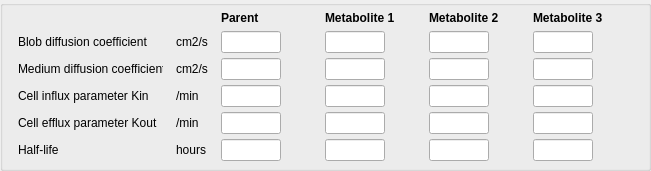
           <widget class="QGroupBox" name="groupBox_Drug_GB1">
            <property name="geometry">
             <rect>
              <x>10</x>
              <y>10</y>
              <width>651</width>
              <height>171</height>
             </rect>
            </property>
            <property name="title">
             <string/>
            </property>
            <widget class="QWidget" name="gridLayoutWidget_11">
             <property name="geometry">
              <rect>
               <x>10</x>
               <y>10</y>
               <width>631</width>
               <height>151</height>
              </rect>
             </property>
             <layout class="QGridLayout" name="gridLayout_GL13">
              <property name="spacing">
               <number>5</number>
              </property>
              <item row="0" column="4">
               <widget class="QLabel" name="alabel_3">
                <property name="minimumSize">
                 <size>
                  <width>91</width>
                  <height>0</height>
                 </size>
                </property>
                <property name="maximumSize">
                 <size>
                  <width>70</width>
                  <height>16777215</height>
                 </size>
                </property>
                <property name="font">
                 <font>
                  <weight>75</weight>
                  <bold>true</bold>
                 </font>
                </property>
                <property name="text">
                 <string>Metabolite 2</string>
                </property>
                <property name="alignment">
                 <set>Qt::AlignLeading|Qt::AlignLeft|Qt::AlignVCenter</set>
                </property>
               </widget>
              </item>
              <item row="0" column="3">
               <widget class="QLabel" name="alabel_metab1_3">
                <property name="minimumSize">
                 <size>
                  <width>91</width>
                  <height>0</height>
                 </size>
                </property>
                <property name="maximumSize">
                 <size>
                  <width>70</width>
                  <height>16777215</height>
                 </size>
                </property>
                <property name="font">
                 <font>
                  <weight>75</weight>
                  <bold>true</bold>
                 </font>
                </property>
                <property name="text">
                 <string>Metabolite 1</string>
                </property>
                <property name="alignment">
                 <set>Qt::AlignLeading|Qt::AlignLeft|Qt::AlignVCenter</set>
                </property>
               </widget>
              </item>
              <item row="0" column="2">
               <widget class="QLabel" name="alabel_parent_3">
                <property name="minimumSize">
                 <size>
                  <width>91</width>
                  <height>0</height>
                 </size>
                </property>
                <property name="maximumSize">
                 <size>
                  <width>80</width>
                  <height>16777215</height>
                 </size>
                </property>
                <property name="font">
                 <font>
                  <weight>75</weight>
                  <bold>true</bold>
                 </font>
                </property>
                <property name="text">
                 <string>Parent</string>
                </property>
                <property name="alignment">
                 <set>Qt::AlignLeading|Qt::AlignLeft|Qt::AlignVCenter</set>
                </property>
               </widget>
              </item>
              <item row="1" column="4">
               <widget class="QLineEdit" name="line_METAB2_0">
                <property name="minimumSize">
                 <size>
                  <width>60</width>
                  <height>0</height>
                 </size>
                </property>
                <property name="maximumSize">
                 <size>
                  <width>45</width>
                  <height>16777215</height>
                 </size>
                </property>
               </widget>
              </item>
              <item row="1" column="3">
               <widget class="QLineEdit" name="line_METAB1_0">
                <property name="minimumSize">
                 <size>
                  <width>60</width>
                  <height>0</height>
                 </size>
                </property>
                <property name="maximumSize">
                 <size>
                  <width>45</width>
                  <height>16777215</height>
                 </size>
                </property>
               </widget>
              </item>
              <item row="1" column="2">
               <widget class="QLineEdit" name="line_PARENT_0">
                <property name="sizePolicy">
                 <sizepolicy hsizetype="Expanding" vsizetype="Fixed">
                  <horstretch>0</horstretch>
                  <verstretch>0</verstretch>
                 </sizepolicy>
                </property>
                <property name="minimumSize">
                 <size>
                  <width>60</width>
                  <height>0</height>
                 </size>
                </property>
                <property name="maximumSize">
                 <size>
                  <width>45</width>
                  <height>16777215</height>
                 </size>
                </property>
                <property name="baseSize">
                 <size>
                  <width>0</width>
                  <height>0</height>
                 </size>
                </property>
                <property name="layoutDirection">
                 <enum>Qt::LeftToRight</enum>
                </property>
                <property name="text">
                 <string/>
                </property>
                <property name="alignment">
                 <set>Qt::AlignRight|Qt::AlignTrailing|Qt::AlignVCenter</set>
                </property>
               </widget>
              </item>
              <item row="1" column="1">
               <widget class="QLabel" name="units_diffcoef_7">
                <property name="maximumSize">
                 <size>
                  <width>32</width>
                  <height>16777215</height>
                 </size>
                </property>
                <property name="text">
                 <string>cm2/s</string>
                </property>
               </widget>
              </item>
              <item row="1" column="0">
               <widget class="QMyLabel" name="infolabel_PARENT_0">
                <property name="minimumSize">
                 <size>
                  <width>145</width>
                  <height>0</height>
                 </size>
                </property>
                <property name="maximumSize">
                 <size>
                  <width>145</width>
                  <height>16777215</height>
                 </size>
                </property>
                <property name="text">
                 <string>Blob diffusion coefficient</string>
                </property>
               </widget>
              </item>
              <item row="2" column="2">
               <widget class="QLineEdit" name="line_PARENT_1">
                <property name="minimumSize">
                 <size>
                  <width>60</width>
                  <height>0</height>
                 </size>
                </property>
                <property name="maximumSize">
                 <size>
                  <width>45</width>
                  <height>16777215</height>
                 </size>
                </property>
                <property name="alignment">
                 <set>Qt::AlignRight|Qt::AlignTrailing|Qt::AlignVCenter</set>
                </property>
               </widget>
              </item>
              <item row="2" column="1">
               <widget class="QLabel" name="units_diffcoef_8">
                <property name="maximumSize">
                 <size>
                  <width>32</width>
                  <height>16777215</height>
                 </size>
                </property>
                <property name="text">
                 <string>cm2/s</string>
                </property>
               </widget>
              </item>
              <item row="2" column="0">
               <widget class="QMyLabel" name="infolabel_PARENT_1">
                <property name="maximumSize">
                 <size>
                  <width>145</width>
                  <height>16777215</height>
                 </size>
                </property>
                <property name="text">
                 <string>Medium diffusion coefficient</string>
                </property>
               </widget>
              </item>
              <item row="3" column="2">
               <widget class="QLineEdit" name="line_PARENT_2">
                <property name="minimumSize">
                 <size>
                  <width>60</width>
                  <height>0</height>
                 </size>
                </property>
                <property name="maximumSize">
                 <size>
                  <width>45</width>
                  <height>16777215</height>
                 </size>
                </property>
                <property name="alignment">
                 <set>Qt::AlignRight|Qt::AlignTrailing|Qt::AlignVCenter</set>
                </property>
               </widget>
              </item>
              <item row="3" column="0">
               <widget class="QMyLabel" name="infolabel_PARENT_2">
                <property name="maximumSize">
                 <size>
                  <width>145</width>
                  <height>16777215</height>
                 </size>
                </property>
                <property name="text">
                 <string>Cell influx parameter Kin</string>
                </property>
               </widget>
              </item>
              <item row="5" column="2">
               <widget class="QLineEdit" name="line_PARENT_4">
                <property name="enabled">
                 <bool>true</bool>
                </property>
                <property name="minimumSize">
                 <size>
                  <width>60</width>
                  <height>0</height>
                 </size>
                </property>
                <property name="maximumSize">
                 <size>
                  <width>45</width>
                  <height>16777215</height>
                 </size>
                </property>
                <property name="alignment">
                 <set>Qt::AlignRight|Qt::AlignTrailing|Qt::AlignVCenter</set>
                </property>
               </widget>
              </item>
              <item row="5" column="1">
               <widget class="QLabel" name="units_halflife_3">
                <property name="minimumSize">
                 <size>
                  <width>32</width>
                  <height>0</height>
                 </size>
                </property>
                <property name="maximumSize">
                 <size>
                  <width>32</width>
                  <height>16777215</height>
                 </size>
                </property>
                <property name="text">
                 <string>hours     </string>
                </property>
               </widget>
              </item>
              <item row="5" column="0">
               <widget class="QMyLabel" name="infolabel_PARENT_4">
                <property name="maximumSize">
                 <size>
                  <width>145</width>
                  <height>16777215</height>
                 </size>
                </property>
                <property name="font">
                 <font>
                  <weight>50</weight>
                  <bold>false</bold>
                 </font>
                </property>
                <property name="text">
                 <string>Half-life</string>
                </property>
               </widget>
              </item>
              <item row="4" column="0">
               <widget class="QMyLabel" name="infolabel_PARENT_3">
                <property name="maximumSize">
                 <size>
                  <width>145</width>
                  <height>16777215</height>
                 </size>
                </property>
                <property name="text">
                 <string>Cell efflux parameter Kout</string>
                </property>
               </widget>
              </item>
              <item row="4" column="2">
               <widget class="QLineEdit" name="line_PARENT_3">
                <property name="minimumSize">
                 <size>
                  <width>60</width>
                  <height>0</height>
                 </size>
                </property>
                <property name="maximumSize">
                 <size>
                  <width>45</width>
                  <height>16777215</height>
                 </size>
                </property>
                <property name="alignment">
                 <set>Qt::AlignRight|Qt::AlignTrailing|Qt::AlignVCenter</set>
                </property>
               </widget>
              </item>
              <item row="3" column="1">
               <widget class="QLabel" name="units_NIM_diff_in_2">
                <property name="maximumSize">
                 <size>
                  <width>32</width>
                  <height>16777215</height>
                 </size>
                </property>
                <property name="text">
                 <string>/min</string>
                </property>
               </widget>
              </item>
              <item row="4" column="1">
               <widget class="QLabel" name="units_NIM_diff_out_2">
                <property name="maximumSize">
                 <size>
                  <width>32</width>
                  <height>16777215</height>
                 </size>
                </property>
                <property name="text">
                 <string>/min</string>
                </property>
               </widget>
              </item>
              <item row="2" column="3">
               <widget class="QLineEdit" name="line_METAB1_1">
                <property name="minimumSize">
                 <size>
                  <width>60</width>
                  <height>0</height>
                 </size>
                </property>
                <property name="maximumSize">
                 <size>
                  <width>45</width>
                  <height>16777215</height>
                 </size>
                </property>
               </widget>
              </item>
              <item row="3" column="3">
               <widget class="QLineEdit" name="line_METAB1_2">
                <property name="minimumSize">
                 <size>
                  <width>60</width>
                  <height>0</height>
                 </size>
                </property>
                <property name="maximumSize">
                 <size>
                  <width>45</width>
                  <height>16777215</height>
                 </size>
                </property>
               </widget>
              </item>
              <item row="4" column="3">
               <widget class="QLineEdit" name="line_METAB1_3">
                <property name="minimumSize">
                 <size>
                  <width>60</width>
                  <height>0</height>
                 </size>
                </property>
                <property name="maximumSize">
                 <size>
                  <width>45</width>
                  <height>16777215</height>
                 </size>
                </property>
               </widget>
              </item>
              <item row="5" column="3">
               <widget class="QLineEdit" name="line_METAB1_4">
                <property name="minimumSize">
                 <size>
                  <width>60</width>
                  <height>0</height>
                 </size>
                </property>
                <property name="maximumSize">
                 <size>
                  <width>45</width>
                  <height>16777215</height>
                 </size>
                </property>
               </widget>
              </item>
              <item row="2" column="4">
               <widget class="QLineEdit" name="line_METAB2_1">
                <property name="minimumSize">
                 <size>
                  <width>60</width>
                  <height>0</height>
                 </size>
                </property>
                <property name="maximumSize">
                 <size>
                  <width>45</width>
                  <height>16777215</height>
                 </size>
                </property>
               </widget>
              </item>
              <item row="3" column="4">
               <widget class="QLineEdit" name="line_METAB2_2">
                <property name="minimumSize">
                 <size>
                  <width>60</width>
                  <height>0</height>
                 </size>
                </property>
                <property name="maximumSize">
                 <size>
                  <width>45</width>
                  <height>16777215</height>
                 </size>
                </property>
               </widget>
              </item>
              <item row="4" column="4">
               <widget class="QLineEdit" name="line_METAB2_3">
                <property name="minimumSize">
                 <size>
                  <width>60</width>
                  <height>0</height>
                 </size>
                </property>
                <property name="maximumSize">
                 <size>
                  <width>45</width>
                  <height>16777215</height>
                 </size>
                </property>
               </widget>
              </item>
              <item row="5" column="4">
               <widget class="QLineEdit" name="line_METAB2_4">
                <property name="minimumSize">
                 <size>
                  <width>60</width>
                  <height>0</height>
                 </size>
                </property>
                <property name="maximumSize">
                 <size>
                  <width>45</width>
                  <height>16777215</height>
                 </size>
                </property>
               </widget>
              </item>
              <item row="0" column="5">
               <widget class="QLabel" name="alabel_12">
                <property name="minimumSize">
                 <size>
                  <width>95</width>
                  <height>0</height>
                 </size>
                </property>
                <property name="maximumSize">
                 <size>
                  <width>70</width>
                  <height>16777215</height>
                 </size>
                </property>
                <property name="font">
                 <font>
                  <weight>75</weight>
                  <bold>true</bold>
                 </font>
                </property>
                <property name="text">
                 <string>Metabolite 3</string>
                </property>
                <property name="alignment">
                 <set>Qt::AlignLeading|Qt::AlignLeft|Qt::AlignVCenter</set>
                </property>
               </widget>
              </item>
              <item row="1" column="5">
               <widget class="QLineEdit" name="line_METAB3_0">
                <property name="minimumSize">
                 <size>
                  <width>60</width>
                  <height>0</height>
                 </size>
                </property>
                <property name="maximumSize">
                 <size>
                  <width>45</width>
                  <height>16777215</height>
                 </size>
                </property>
               </widget>
              </item>
              <item row="2" column="5">
               <widget class="QLineEdit" name="line_METAB3_1">
                <property name="minimumSize">
                 <size>
                  <width>60</width>
                  <height>0</height>
                 </size>
                </property>
                <property name="maximumSize">
                 <size>
                  <width>45</width>
                  <height>16777215</height>
                 </size>
                </property>
               </widget>
              </item>
              <item row="3" column="5">
               <widget class="QLineEdit" name="line_METAB3_2">
                <property name="minimumSize">
                 <size>
                  <width>60</width>
                  <height>0</height>
                 </size>
                </property>
                <property name="maximumSize">
                 <size>
                  <width>45</width>
                  <height>16777215</height>
                 </size>
                </property>
               </widget>
              </item>
              <item row="4" column="5">
               <widget class="QLineEdit" name="line_METAB3_3">
                <property name="minimumSize">
                 <size>
                  <width>60</width>
                  <height>0</height>
                 </size>
                </property>
                <property name="maximumSize">
                 <size>
                  <width>45</width>
                  <height>16777215</height>
                 </size>
                </property>
               </widget>
              </item>
              <item row="5" column="5">
               <widget class="QLineEdit" name="line_METAB3_4">
                <property name="minimumSize">
                 <size>
                  <width>60</width>
                  <height>0</height>
                 </size>
                </property>
                <property name="maximumSize">
                 <size>
                  <width>45</width>
                  <height>16777215</height>
                 </size>
                </property>
               </widget>
              </item>
             </layout>
            </widget>
           </widget>
